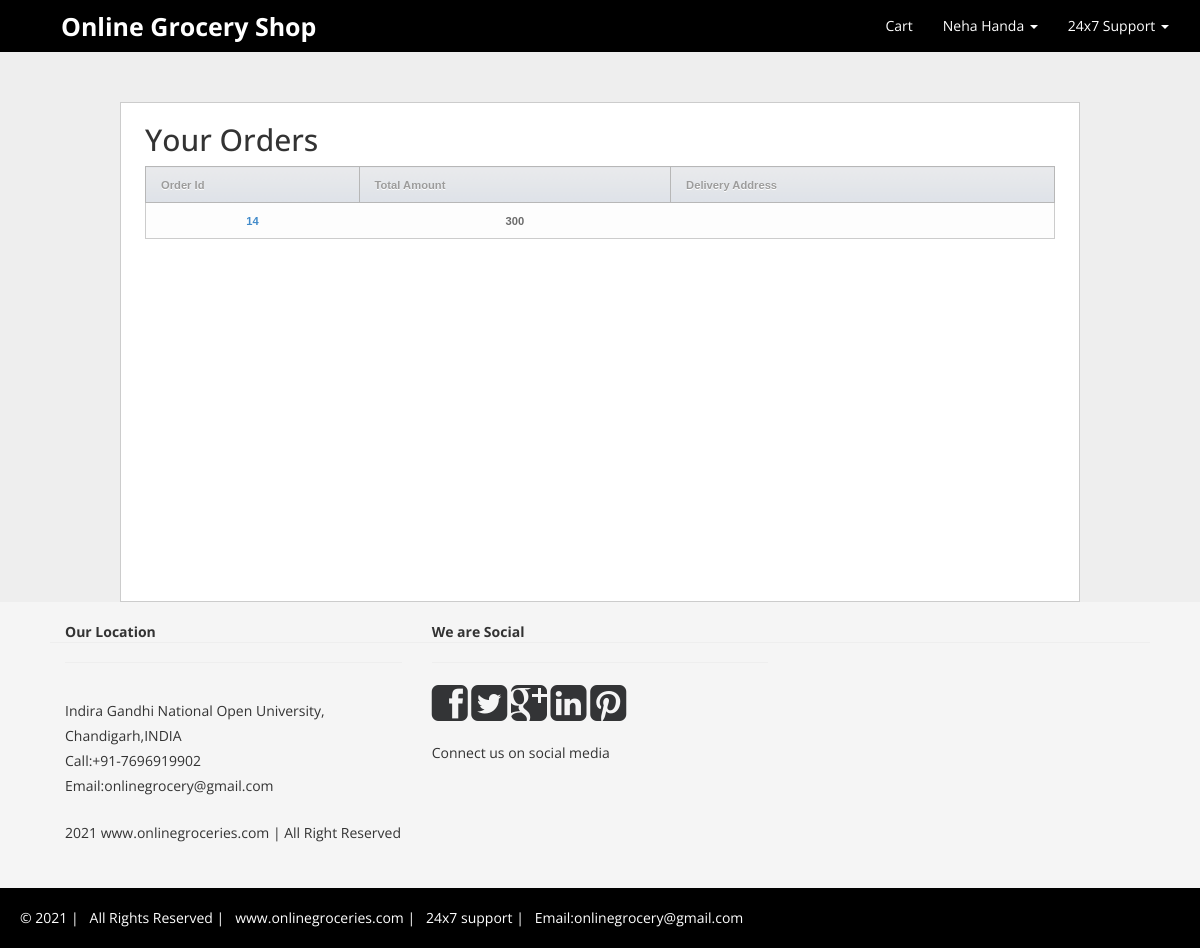
The app's page /myOrders.php (signed in) with its own data.
### tables this page shows
CREATE TABLE IF NOT EXISTS `users` (
  `id` int(200) NOT NULL AUTO_INCREMENT,
  `Firstname` varchar(100) NOT NULL,
  `Email` varchar(100) NOT NULL,
  `Password` varchar(100) NOT NULL,
  `DOB` date DEFAULT NULL,
  `Address` varchar(200) DEFAULT NULL,
  `City` varchar(200) NOT NULL,
  `Pincode` int(30) NOT NULL,
  `OTP` int(7) NOT NULL,
  `Verified` tinyint(1) NOT NULL DEFAULT '0',
  PRIMARY KEY (`id`),
  UNIQUE KEY `Email` (`Email`),
  UNIQUE KEY `Email_2` (`Email`)
);

CREATE TABLE IF NOT EXISTS `userorders` (
  `Username` varchar(100) NOT NULL,
  `orderId` int(11) NOT NULL AUTO_INCREMENT,
  `totalAmount` int(11) NOT NULL,
  PRIMARY KEY (`orderId`)
);

### myOrders.php (the view, shortened to what this page needs)
<?php
include_once("config.php");
?>
<!DOCTYPE html>
<html>
<head>
    <link href="assets/css/bootstrap.css" rel="stylesheet">
    <link href="assets/css/font-awesome.min.css" rel="stylesheet" />
    <link href="assets/ItemSlider/css/main-style.css" rel="stylesheet" />
    <link href="assets/css/style.css" rel="stylesheet" />
	 <link rel="stylesheet" href="csst/normalize.css">
        <link rel="stylesheet" href="csst/style.css">
</head>
<body>
    <nav class="navbar navbar-default" role="navigation">
        <div class="container-fluid">
            <div class="navbar-header">
                <a class="navbar-brand" href="index.php"><strong>Online Grocery</strong> <strong>Shop</strong></a>
            </div>
            <div class="collapse navbar-collapse" id="bs-example-navbar-collapse-1">
                <ul class="nav navbar-nav navbar-right">
                    <li>
						<?php
							if(isset($_SESSION['loginUser']))
							{
								echo"<li><a href=\"cart_viewvik.php\">Cart</a></li>";
							}
							else
							{
								echo "<li><a href=\"index_signup.html\">Sign Up</a></li>";
							}
						?>
					</li>
					<li>
					<?php
						if(isset($_SESSION['loginUser']))
						{
							$uemail=$_SESSION['loginUser'];
							$query="select Firstname from users where Email='$uemail'";
							$result=mysqli_query($dbc,$query) or die(mysql_error());
							$fname=mysqli_fetch_array($result,MYSQLI_ASSOC);
							$fname=$fname["Firstname"];
							echo "<a href=\"\" class=\"dropdown-toggle\" data-toggle=\"dropdown\">$fname
							<b class=\"caret\"></b></a>
							<ul class=\"dropdown-menu\">
								<li><a href=\"index.php?logout=1\"><strong>LOGOUT</strong></a></li>
								<li><a href=\"myOrders.php\"><strong>Your Orders </strong></a></li>
								<li class=\"divider\"></li>
								<li><a href=\"#\"><strong>Your Email: </strong>
                                <div>
                                    $uemail
                                </div>
								</a></li>
							</ul>";
						}
						else{
						echo "<a href=\"index_login.html\">Login</a>";
						}
					?>
					</li>
                     <li class="dropdown">
                        <a href="#" class="dropdown-toggle" data-toggle="dropdown">24x7 Support <b class="caret"></b></a>
                    </li>
                </ul>
            </div>
        </div>
    </nav>
    <div class="container">
      <h2>
		Your Orders
      </h2>
      <table class="rules">
        <thead>
          <tr>
            <th>
              Order Id
            </th>
            <th>
              Total Amount
            </th>
			<th>
              Delivery Address
            </th>
          </tr>
        </thead>
		<tbody>
<?php
$user="anon_user";
	if(isset($_SESSION['loginUser']))
	{
		$user=$_SESSION['loginUser'];
	}
$results = $mysqli->query("SELECT * FROM userorders");
if($results){
while($obj = $results->fetch_object())
{
	if($obj->Username==$user)
	{
		echo "
			<tr class=\"record\">
            <td class=\"overflow\">
			<a href=\"bill.php?orderNo={$obj->orderId}\">
			{$obj->orderId}
			</a>
            </td>
			<td class=\"overflow\">
            {$obj->totalAmount}
            </td>
			<td class=\"overflow\">
            {$obj->Address}
            </td>
			</tr>
			"
			;
	}
}
}
?>
</tbody>
</table>
</div>
    <div class="col-md-12 footer-box">
        <div class="row">
            <div class="col-md-4">
                <strong>Our Location</strong>
                <hr>
                <p>
                     Indira Gandhi National Open University,<br />
                                    Chandigarh,INDIA<br/>
                    Call:+91-7696919902<br>
                    Email:onlinegrocery@gmail.com<br>
                </p>
                2021 www.onlinegroceries.com | All Right Reserved
            </div>
            <div class="col-md-4 social-box">
                <strong>We are Social </strong>
                <hr>
                <a href="#"><i class="fa fa-facebook-square fa-3x "></i></a>
                <a href="#"><i class="fa fa-twitter-square fa-3x "></i></a>
                <a href="#"><i class="fa fa-google-plus-square fa-3x c"></i></a>
                <a href="#"><i class="fa fa-linkedin-square fa-3x "></i></a>
                <a href="#"><i class="fa fa-pinterest-square fa-3x "></i></a>
                <p>
						Connect us on social media
                </p>
            </div>
        </div>
        <hr>
    </div>
    <div class="col-md-12 end-box ">
        &copy; 2021 | &nbsp; All Rights Reserved | &nbsp; www.onlinegroceries.com | &nbsp; 24x7 support | &nbsp; Email:onlinegrocery@gmail.com
    </div>
</body>
</html>

### assets/css/style.css (style rules this page uses)
h1, h2, h3, h4, h5, h6 { font-family:'Open Sans', sans-serif; }
.navbar-brand { font-size: 25px; padding: 15px 80px 15px 60px; }
.navbar-default .navbar-brand { color: #000000; }
.navbar-default { background-color: #000000; border-color: #000000; }
.navbar { border-radius: 0px; }
.navbar-default .navbar-nav > li > a { color: #FFF; }
.navbar-default .navbar-brand { color: #FFFFFF; }
.row { margin-bottom:10px; }
.footer-box { background-color:#F5F5F5; padding:20px 50px 20px 50px; }
.footer-box a { color:#808080; text-decoration:none; }
.footer-box p { padding-top:15px; padding-bottom:15px; line-height:25px; }
.social-box a { color:#333436; text-decoration:none; }
.end-box { padding:20px; color:#fff; background-color:#000; font-size:14px; }

### csst/style.css (style rules this page uses)
html, body { background: #EEE; }
.container { background: #fff; position: relative; width: 96%; max-width: 960px; min-width: 768px; margin: 50px auto auto; padding: 0 2%; border: 1px solid #CCC; min-height: 500px; }
.row { float: left; width: 100%; margin: 0 0 25px 0; }
table { width: 100%; border-collapse: collapse; font-family: arial; margin: 0 0 25px 0; border-radius: 15px; }
table thead tr th { vertical-align: middle; text-align: left; padding: 10px 0 8px 15px; border: 1px solid #b7b7b7; background: #e9eaec; background: -moz-linear-gradient(top, #e9eaec 1%, #dee2e8 100%); background: -webkit-gradient(linear, left top, left bottom, color-stop(1%, #e9eaec), color-stop(100%, #dee2e8)); background: -webkit-linear-gradient(top, #e9eaec 1%, #dee2e8 100%); background: -o-linear-gradient(top, #e9eaec 1%, #dee2e8 100%); background: -ms-linear-gradient(top, #e9eaec 1%, #dee2e8 100%); background: linear-gradient(to bottom, #e9eaec 1%, #dee2e8 100%); color: #9c9c9c; border-color: #b7b7b7; font: normal normal bold 0.8em/1.5 sans-serif; text-shadow: 0 1px #fff; }
table tbody tr:first-child td { border-width: 1px 0 1px 0; }
table tbody tr td { font: normal normal bold 0.8em/1.5em arial; vertical-align: middle; text-align: center; padding: 10px 8px 8px; border-style: solid; border-width: 0 0 1px 0; border-color: #bbb #ccc #ccc #ccc; background: #fdfdfd; color: #6c6c6c; }
table tbody tr td:first-child { border-left-width: 1px; }
table tbody tr td:last-child { border-right-width: 1px; }
table tbody tr:nth-child(odd) { background-color: #fafafa; }
.overflow { max-width: 120px; white-space: nowrap; overflow: hidden; text-overflow: ellipsis; }

### records on screen
users: Firstname "Neha Handa"
userorders: orderId "14", totalAmount "300"
